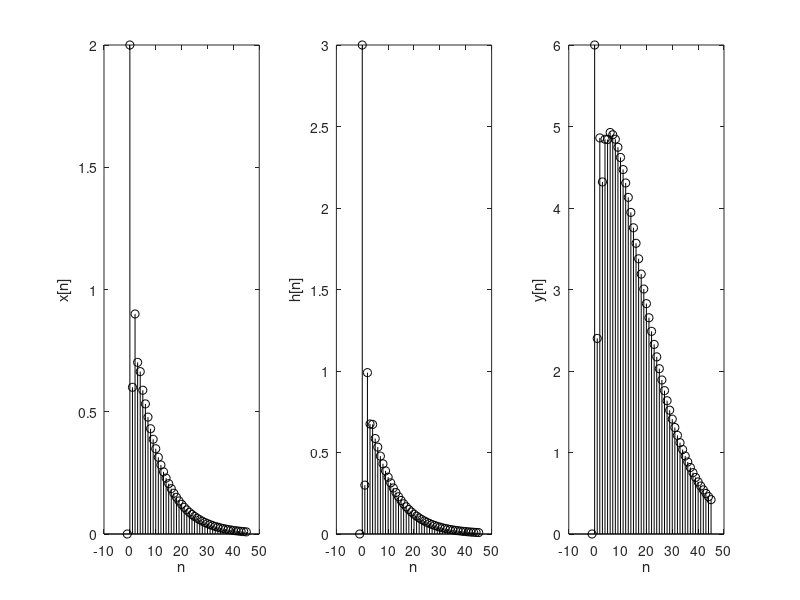

This chart was generated by the following MATLAB code:
% [b,a] = residue([1 2], [0.9 -0.3],[])

% H = @(z) z ./ (z-0.9) + 2.*z./(z+0.3);
% omega = 0:0.01:2*pi;
% z = exp(-j.*omega);
% plot(omega, abs(H(z)),'k');
u = @(n) (n>=0);
h = @(n) (0.9).^n.*u(n) + 2.*(-0.3).^n.*u(n);
x = @(n) (0.9).^n.*u(n) + (-0.3).^n.*u(n);
y = @(n) (n+1).*(0.9).^n.*u(n) + 2.*(n+1).*(-0.3).^n.*u(n) ...
    + 3.* ( (-0.3).^(n+1) - (0.9).^(n+1) ) ./ (-1.2) .* u(n);
n = -1:45;

subplot(131);
stem(n,x(n),'k'); xlabel("n"); ylabel("x[n]");

subplot(132);
stem(n,h(n),'k'); xlabel("n"); ylabel("h[n]");

subplot(133);
stem(n,y(n),'k'); xlabel("n"); ylabel("y[n]");








